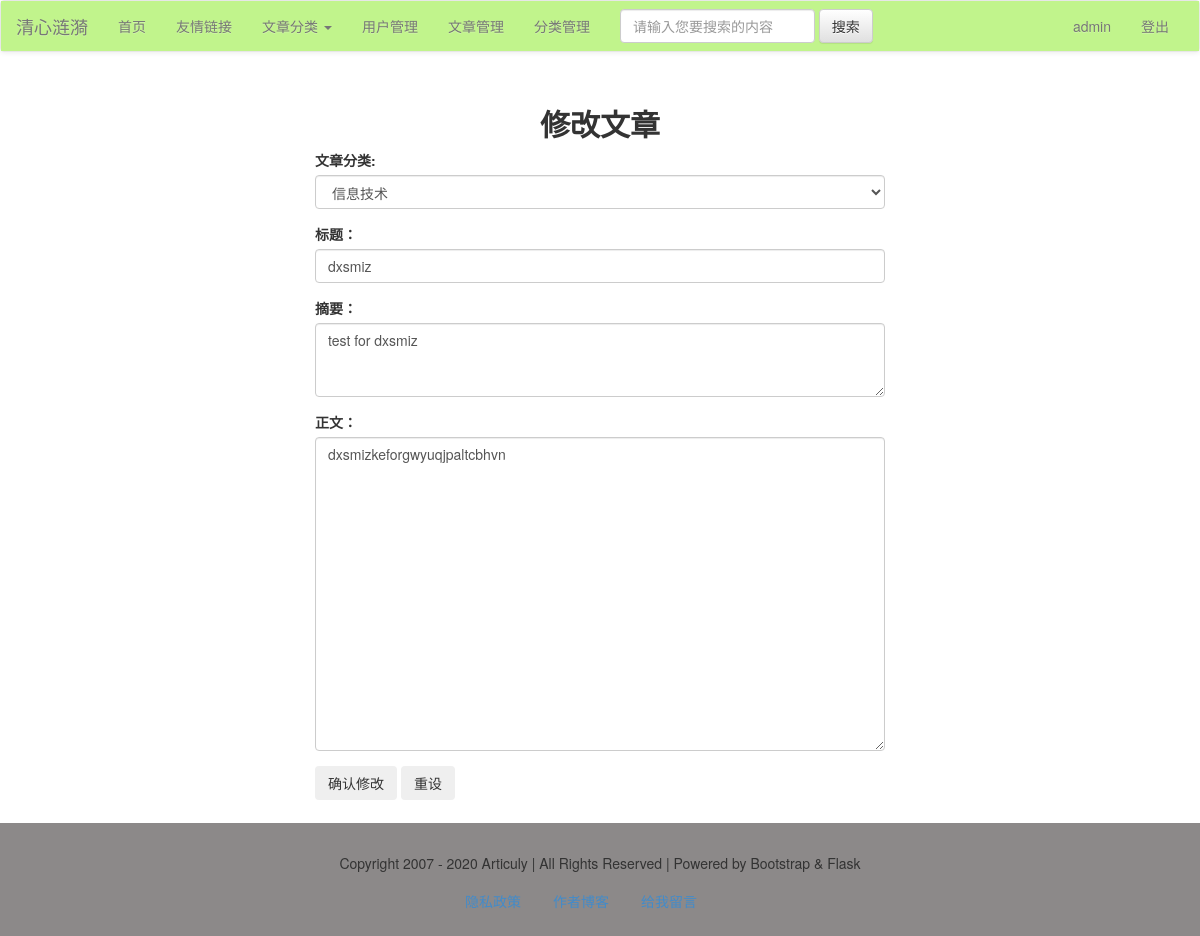
Page /article/edit/1 (signed in) on the earlier database version.
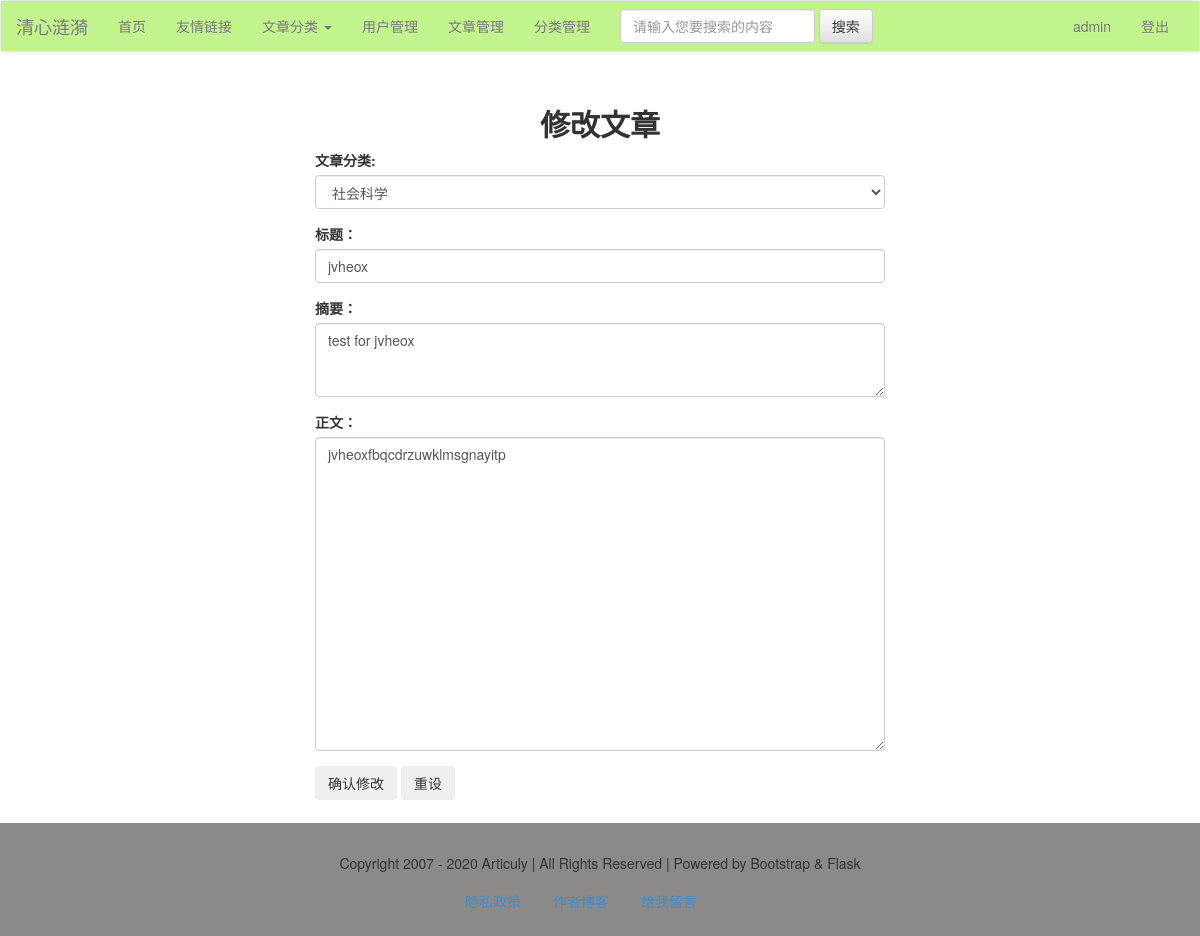
Same page on the later database version.
### models.py (models this page shows)
class Article(db.Model):
    id = db.Column(db.Integer, primary_key=True)
    title = db.Column(db.String)
    intro = db.Column(db.String)
    author = db.Column(db.String)
    content = db.Column(db.Text)
    pubdate = db.Column(db.DateTime, default=datetime.now)
    cate_id = db.Column(db.Integer, db.ForeignKey('category.cate_id'))

class Category(db.Model):
    cate_id = db.Column(db.Integer, primary_key=True)
    cate_name = db.Column(db.String, unique=True)
    cate_order = db.Column(db.Integer, default=0)
    articles = db.relationship('Article')

### views/articles.py (the view, shortened to what this page needs)
@article_app.route('/edit/<int:article_id>', methods=['get', 'post'])
@login_required
def edit(article_id):
    article = Article.query.get(article_id)
    return render_template('article/edit_article.html', article=article)

### app.py (called while the page is built)
@app.context_processor
def account():
    username = session.get('user')
    return {'username': username}

@app.context_processor
def getCateList():
    cates = Category.query.all()
    return {'cates': cates}

### libs.py (called while the page is built)
def login_required(func):
    @wraps(func)
    def decorator_nest(*args, **kwargs):
        if not 'user' in session:
            return redirect(url_for('login'))
        else:
            print(func)
            return func(*args, **kwargs)
    return decorator_nest

### templates/article/edit_article.html (shortened to what this page needs)
{% extends'base.html' %}
{% block content %}
    <div class="container-fluid">
        <div class="row">
            <div class="main col-lg-6 col-lg-offset-3 col-md-8 col-md-offset-2 col-sm-10 col-sm-offset-1 col-xs-12">
                <h2 class="text-center"><b>修改文章</b></h2>
                <div class="body">
                    <form action="" method="post">
                        <div class="form-group">
                            <label for="cate">文章分类:</label>
                            <select name="cate" id="cate" class="form-control">
                                {% for cate in cates %}
                                    <option value="{{ cate.cate_id }}"
                                            {% if article.cate_id == cate.cate_id %}
                                            selected
                                            {% endif %}
                                    >{{ cate.cate_name }}</option>
                                {% endfor %}
                            </select>
                        </div>
                        <div class="form-group">
                            <label for="name">标题：</label>
                            <input class="form-control" type="text" name="title" id="title"
                                   value="{{ article.title }}"/>
                        </div>
                        <div class="form-group">
                            <label for="intro">摘要：</label>
                            <textarea name="intro" rows="3" cols="10" class="form-control">
                                    {{- article.intro -}}
                                </textarea>
                        </div>
                        <div class="form-group">
                            <label for="content">正文：</label>
                            <textarea name="content" rows="15" cols="10" class="form-control">
                                    {{- article.content -}}
                                </textarea>
                        </div>
                        <div class="form-group">
                            <input class="btn" type="submit" name="submit" id="btn1" value="确认修改"/>
                            <input class="btn" type="reset" name="reset" id="btn2" value="重设"/>
                        </div>
                    </form>
                </div>
            </div>
        </div>
    </div>
{% endblock %}

### templates/base.html (shortened to what this page needs)
<!DOCTYPE html>
<html>
{% block head %}
    <head>
        <link rel="stylesheet" type="text/css" href="{{ url_for("static", filename="css/bootstrap.css") }}"/>
        <link rel="stylesheet" type="text/css" href="{{ url_for("static", filename="css/bootstrap-theme.css") }}"/>
    </head>
{% endblock %}
<body>
{% block nav %}
    <nav class="navbar navbar-default">
        <div class="container-fluid" style="background-color: #C1F48C;">
            <div class="navbar-header">
                <a class="navbar-brand" href="#">清心涟漪</a>
            </div>
            <div class="collapse navbar-collapse" id="bs-example-navbar-collapse-1">
                <ul class="nav navbar-nav">
                    <li><a href="/">首页</a></li>
                    <li><a href="#">友情链接</a></li>
                    {% if cates.total!=0 %}
                        <li class="dropdown">
                            <a href="#" class="dropdown-toggle" data-toggle="dropdown" role="button"
                               aria-haspopup="true"
                               aria-expanded="false">文章分类 <span class="caret"></span></a>
                        </li>
                    {% endif %}
                    {% if username %}
                        <li><a href="{{ url_for("user_app.userList") }}">用户管理</a></li>
                        <li><a href="{{ url_for("article_app.list") }}">文章管理</a></li>
                        <li><a href="{{ url_for("article_app.cateList") }}">分类管理</a></li>
                    {% endif %}
                </ul>
                <form class="navbar-form navbar-left">
                    <div class="form-group">
                        <input type="text" class="form-control" placeholder="请输入您要搜索的内容">
                    </div>
                    <button type="submit" class="btn btn-default">搜索</button>
                </form>
                <ul class="nav navbar-nav navbar-right">
                    {% if not username %}
                    <li><a href="{{ url_for("login") }}">登陆</a></li>
                    <li><a href="{{ url_for("user_app.register") }}">注册</a></li>
                    {% else %}
                    <li><a href="#">{{ username }}</a> </li>
                    <li><a href="{{ url_for("logout") }}">登出</a> </li>
                    {% endif %}
                </ul>
            </div>
        </div>
    </nav>
{% endblock %}
{% block content %}{% endblock %}
{% block footer %}
    <footer>
        <div class="container-fluid">
            <div class="row">
                <div class="col-md-12">
                    Copyright 2007 - 2020 Articuly | All Rights Reserved | Powered by Bootstrap & Flask
                </div>
            </div>
        </div>
        <nav>
            <ul class="nav nav-pills">
                <li><a href="" data-toggle="modal" data-target="#myModal">隐私政策</a></li>
                <li><a href="https://articuly.com" target="_blank">作者博客</a></li>
                <li><a href="">给我留言</a></li>
            </ul>
        </nav>
    </footer>
{% endblock %}
</body>
</html>

Differences in the rows shown:
changed Article "admin": cate (not shown) → "社会科学"; title "dxsmiz" → "jvheox"; intro "test for dxsmiz" → "test for jvheox"; content "dxsmizkeforgwyuqjpaltcbhvn" → "jvheoxfbqcdrzuwklmsgnayitp"
Other differences:
form field cate: "信息技术" → (not shown)
